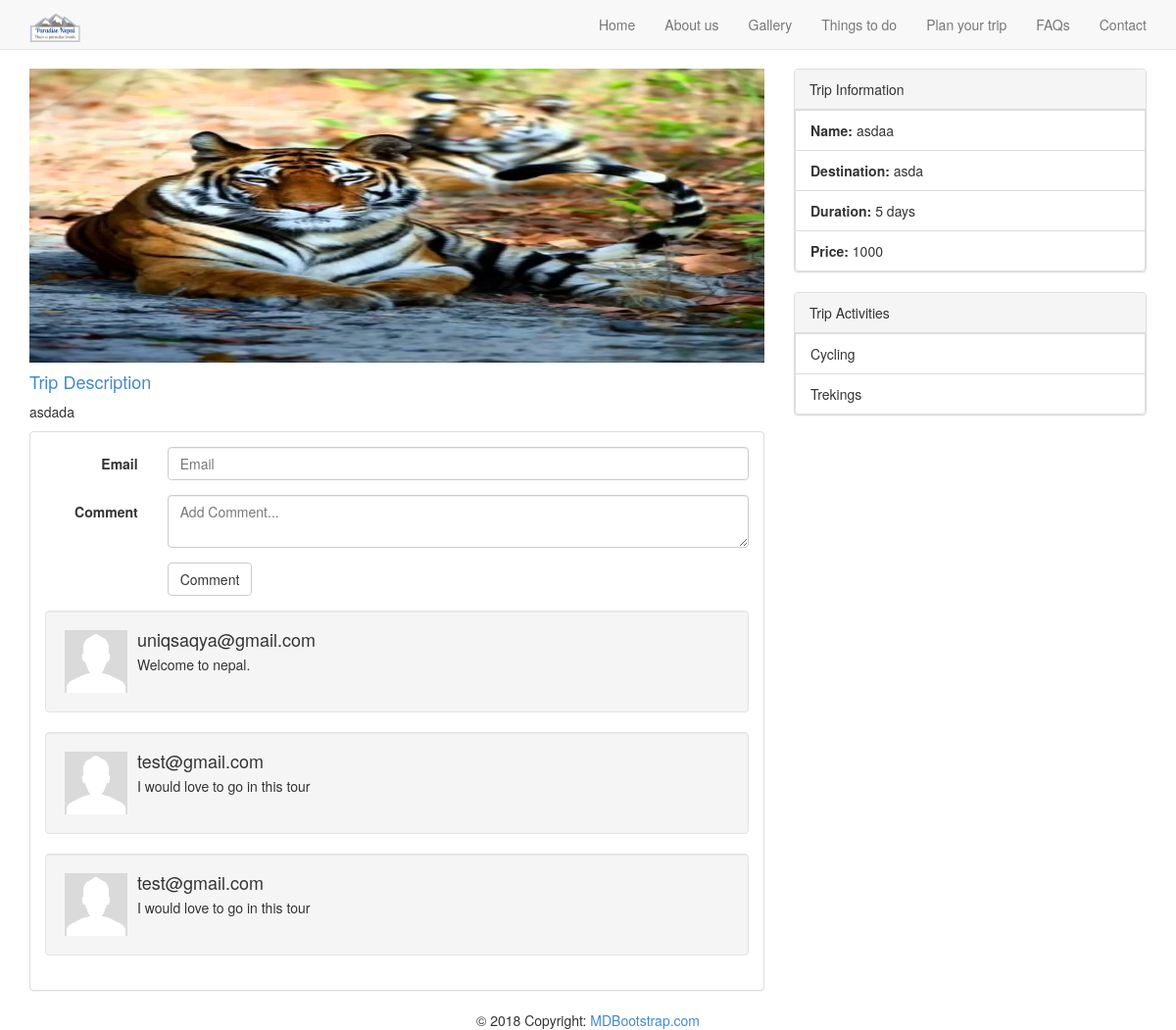
/TourDetail.php?id=1, run on the app's committed database.
### tables this page shows
CREATE TABLE IF NOT EXISTS `packages` (
  `Id` int(11) NOT NULL AUTO_INCREMENT,
  `Name` varchar(250) NOT NULL,
  `Destination` varchar(250) NOT NULL,
  `Duration` varchar(250) NOT NULL,
  `Price` decimal(10,0) NOT NULL,
  `Type` int(11) DEFAULT NULL,
  `Description` longtext NOT NULL,
  `images` varchar(250) NOT NULL,
  `Status` tinyint(1) NOT NULL,
  `CreatedBy` int(11) NOT NULL,
  `CreatedAt` datetime NOT NULL,
  `ModifiedBy` int(11) DEFAULT NULL,
  `ModifiedAt` datetime DEFAULT NULL,
  PRIMARY KEY (`Id`)
);

CREATE TABLE IF NOT EXISTS `comments` (
  `Id` bigint(20) NOT NULL AUTO_INCREMENT,
  `PackageId` int(11) NOT NULL,
  `Comments` longtext NOT NULL,
  `Email` varchar(150) NOT NULL,
  `PostedAt` date NOT NULL,
  PRIMARY KEY (`Id`)
);

CREATE TABLE IF NOT EXISTS `activities` (
  `Id` int(11) NOT NULL AUTO_INCREMENT,
  `Activity` varchar(250) NOT NULL,
  `Description` varchar(250) DEFAULT NULL,
  `Status` tinyint(1) NOT NULL,
  `CreatedBy` int(11) NOT NULL,
  `CreatedAt` date NOT NULL,
  `ModifiedBy` int(11) DEFAULT NULL,
  `ModifiedAt` datetime DEFAULT NULL,
  PRIMARY KEY (`Id`)
);

### TourDetail.php (the view, shortened to what this page needs)
<?php
require_once "header.php";
$id = $_GET['id'];
if (isset($id)) {
    $query = "SELECT * FROM `packages` WHERE id = $id";
    $execute = mysqli_query($con, $query);
    $data = mysqli_fetch_assoc($execute);
}
$query = "SELECT p.Activity, p.Id FROM `package_activity`
          INNER JOIN activities p ON ActivityId = p.Id
          where PackageId = '$id'";
$executeActivities = mysqli_query($con, $query);
?>
<div class="row">
    <div class="col-md-8">
        <img src="<?=ASSET . "/images/slider/" . $data['images']?>" alt="" height="300px" width="100%">
        <div class="mt-10">
            <h4 class="text-primary">Trip Description</h4>
            <p><?=$data['Description']?></p>
        </div>
        <div class="panel panel-default mt-10">
            <div class="panel-body">
                <form class="form-horizontal" method="post">
                    <div class="form-group">
                        <label for="email" class="col-sm-2 control-label">Email</label>
                        <div class="col-sm-10">
                            <input type="email" class="form-control" id="inputEmail3" placeholder="Email" name="email">
                        </div>
                    </div>
                    <div class="form-group">
                        <label for="inputPassword3" class="col-sm-2 control-label">Comment</label>
                        <div class="col-sm-10">
                            <Textarea class="form-control" placeholder="Add Comment..." name="comment"></textarea>
                        </div>
                    </div>
                    <div class="form-group">
                        <div class="col-sm-offset-2 col-sm-10">
                            <button type="submit" class="btn btn-default" name="submit">Comment</button>
                        </div>
                    </div>
                </form>
                <?php
$queryComments = "SELECT * FROM `comments` WHERE PackageId = $id";
$executeComments = mysqli_query($con, $queryComments);
$selectedList = mysqli_fetch_all($executeComments, MYSQLI_ASSOC);
foreach ($selectedList as $item) {
    ?>
                <div class="media well">
                    <div class="media-left pull-left">
                        <a href="#">
                            <img class="media-object" src="img/user-img.png" alt="..." height="64px" width="64px">
                        </a>
                    </div>
                    <div class="media-body">
                        <h4 class="media-heading"><?=$item["Email"]?></h4>
                        <?=$item["Comments"]?>
                    </div>
                </div>
                <?php
}
?>
            </div>
        </div>
    </div>
    <div class="col-md-4">
        <div class="panel panel-default">
            <div class="panel-heading">Trip Information</div>
            <div class="panel-body p-0">
                <ul class="list-group">
                    <li class="list-group-item">
                        <strong>Name: </strong>
                        <?=$data['Name']?>
                    </li>
                    <li class="list-group-item">
                        <strong>Destination: </strong>
                        <?=$data['Destination']?>
                    </li>
                    <li class="list-group-item">
                        <strong>Duration: </strong>
                        <?=$data['Duration']?>
                    </li>
                    <li class="list-group-item">
                        <strong>Price: </strong>
                        <?=$data['Price']?>
                    </li>
                </ul>
            </div>
        </div>
        <div class="panel panel-default">
            <div class="panel-heading">Trip Activities</div>
            <div class="panel-body p-0">
                <ul class="list-group">
                    <?php
foreach ($executeActivities as $activity) {
    ?>
                    <li class="list-group-item">
                        <?=$activity['Activity']?>
                    </li>
                    <?php
}
?>
                </ul>
            </div>
        </div>
    </div>
</div>
<?php
require_once "footer.php";

### header.php (shortened to what this page needs)
<!DOCTYPE html
    PUBLIC "-//W3C//DTD XHTML 1.0 Transitional//EN" "http://www.w3.org/TR/xhtml1/DTD/xhtml1-transitional.dtd">
<html xmlns="http://www.w3.org/1999/xhtml">
<head>
    <link rel="stylesheet" href="<?=ASSET . "css/bootstrap.min.css"?>">
    <link rel="stylesheet" href="<?=ASSET . "css/styleparadisenepal.css"?>" type="text/css">
</head>
<body class="body">
    <nav class="navbar navbar-default navbar-fixed-top">
        <div class="container">
            <div class="navbar-header">
                <a class="navbar-brand" href="index.php">
                    <img alt="Brand" src="<?=ASSET . "images/app/logo.png"?>" height="50px;">
                </a>
            </div>
            <div class="collapse navbar-collapse" id="bs-example-navbar-collapse-1">
                <ul class="nav navbar-nav navbar-right">
                    <li><a href="index.php">Home <span class="sr-only">(current)</span></a></li>
                    <li><a href="#">About us</a></li>
                    <li><a href="#">Gallery</a></li>
                    <li><a href="#">Things to do</a></li>
                    <li><a href="planyourtrip.php">Plan your trip</a></li>
                    <li><a href="#">FAQs</a></li>
                    <li><a href="#">Contact</a></li>
                </ul>
            </div>
        </div>
    </nav>
    <div class="container">

### footer.php (shortened to what this page needs)
        </div>
        <div class="footer-copyright text-center py-3">© 2018 Copyright:
            <a href="https://mdbootstrap.com/education/bootstrap/"> MDBootstrap.com</a>
        </div>
</body>
</html>

### assets/css/styleparadisenepal.css (style rules this page uses)
body { padding-top: 70px; }
.mt-10 { margin-top: 10px !important; }
.p-0 { padding: 0px !important; }
.navbar-brand { padding: 0px; }
.panel .list-group { margin-bottom: 0px !important; }
.panel .list-group-item:first-child { border-top-left-radius: 0px; border-top-right-radius: 0px; }

### data on the page
packages: images (picture), Description "asdada", Name "asdaa", Destination "asda", Duration "5 days", Price "1000"
comments: Email "uniqsaqya@gmail.com", Comments "Welcome to nepal."
comments: Email "test@gmail.com", Comments "I would love to go in this tour"
comments: Email "test@gmail.com", Comments "I would love to go in this tour"
activities: Activity "Cycling"
activities: Activity "Trekings"
